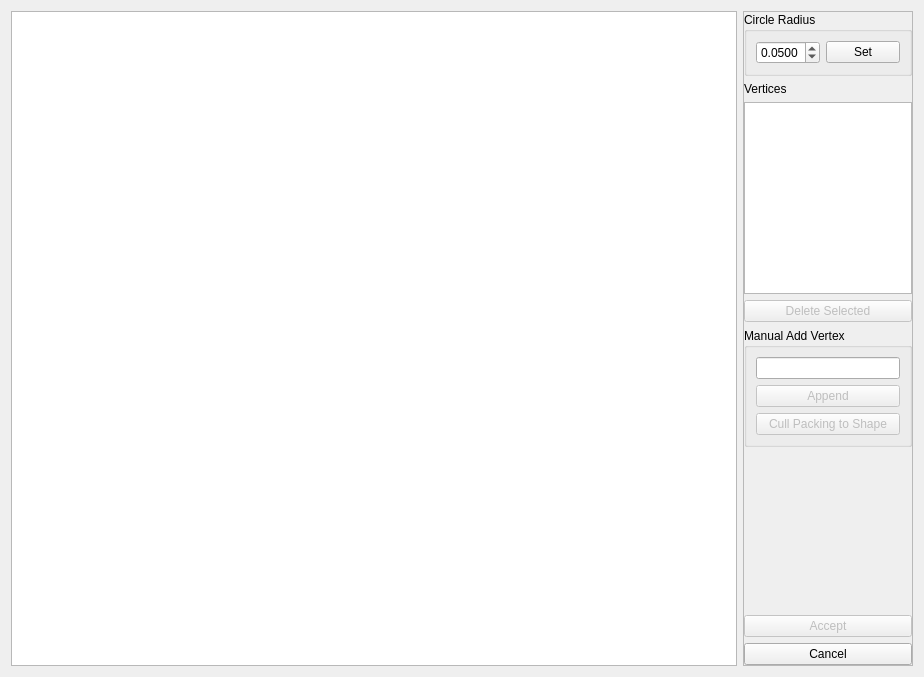
<?xml version="1.0" encoding="UTF-8"?>
<ui version="4.0">
 <class>ShapeSelector</class>
 <widget class="QWidget" name="ShapeSelector">
  <property name="geometry">
   <rect>
    <x>0</x>
    <y>0</y>
    <width>924</width>
    <height>677</height>
   </rect>
  </property>
  <property name="sizeIncrement">
   <size>
    <width>1</width>
    <height>1</height>
   </size>
  </property>
  <property name="cursor">
   <cursorShape>ArrowCursor</cursorShape>
  </property>
  <property name="windowTitle">
   <string>Form</string>
  </property>
  <layout class="QHBoxLayout" name="horizontalLayout">
   <item>
    <widget class="FixedARGraphicsView" name="view">
     <property name="sizePolicy">
      <sizepolicy hsizetype="MinimumExpanding" vsizetype="MinimumExpanding">
       <horstretch>0</horstretch>
       <verstretch>0</verstretch>
      </sizepolicy>
     </property>
     <property name="minimumSize">
      <size>
       <width>500</width>
       <height>500</height>
      </size>
     </property>
     <property name="cursor" stdset="0">
      <cursorShape>CrossCursor</cursorShape>
     </property>
     <property name="sceneRect">
      <rectf>
       <x>0.000000000000000</x>
       <y>0.000000000000000</y>
       <width>0.000000000000000</width>
       <height>0.000000000000000</height>
      </rectf>
     </property>
    </widget>
   </item>
   <item>
    <widget class="QFrame" name="controlFrame">
     <property name="sizePolicy">
      <sizepolicy hsizetype="Preferred" vsizetype="Preferred">
       <horstretch>0</horstretch>
       <verstretch>0</verstretch>
      </sizepolicy>
     </property>
     <property name="minimumSize">
      <size>
       <width>170</width>
       <height>0</height>
      </size>
     </property>
     <property name="maximumSize">
      <size>
       <width>170</width>
       <height>16777215</height>
      </size>
     </property>
     <property name="frameShape">
      <enum>QFrame::StyledPanel</enum>
     </property>
     <property name="frameShadow">
      <enum>QFrame::Raised</enum>
     </property>
     <layout class="QVBoxLayout" name="verticalLayout_2">
      <property name="leftMargin">
       <number>0</number>
      </property>
      <property name="topMargin">
       <number>0</number>
      </property>
      <property name="rightMargin">
       <number>0</number>
      </property>
      <property name="bottomMargin">
       <number>0</number>
      </property>
      <item>
       <widget class="QGroupBox" name="groupBox_2">
        <property name="title">
         <string>Circle Radius</string>
        </property>
        <layout class="QHBoxLayout" name="horizontalLayout_2">
         <item>
          <widget class="QDoubleSpinBox" name="spinCircleRadius">
           <property name="decimals">
            <number>4</number>
           </property>
           <property name="maximum">
            <double>1.000000000000000</double>
           </property>
           <property name="singleStep">
            <double>0.010000000000000</double>
           </property>
           <property name="value">
            <double>0.050000000000000</double>
           </property>
          </widget>
         </item>
         <item>
          <widget class="QPushButton" name="btnRadiusSet">
           <property name="text">
            <string>Set</string>
           </property>
          </widget>
         </item>
        </layout>
       </widget>
      </item>
      <item>
       <widget class="QLabel" name="label_2">
        <property name="text">
         <string>Vertices</string>
        </property>
       </widget>
      </item>
      <item>
       <widget class="QListWidget" name="lstVertices"/>
      </item>
      <item>
       <widget class="QPushButton" name="btnDelete">
        <property name="enabled">
         <bool>false</bool>
        </property>
        <property name="text">
         <string>Delete Selected</string>
        </property>
       </widget>
      </item>
      <item>
       <widget class="QGroupBox" name="groupBox">
        <property name="sizePolicy">
         <sizepolicy hsizetype="Expanding" vsizetype="Preferred">
          <horstretch>0</horstretch>
          <verstretch>0</verstretch>
         </sizepolicy>
        </property>
        <property name="title">
         <string>Manual Add Vertex</string>
        </property>
        <layout class="QVBoxLayout" name="verticalLayout">
         <item>
          <widget class="QLineEdit" name="txtVertex"/>
         </item>
         <item>
          <widget class="QPushButton" name="btnAppend">
           <property name="enabled">
            <bool>false</bool>
           </property>
           <property name="text">
            <string>Append</string>
           </property>
          </widget>
         </item>
         <item>
          <widget class="QPushButton" name="pushButton">
           <property name="enabled">
            <bool>false</bool>
           </property>
           <property name="text">
            <string>Cull Packing to Shape</string>
           </property>
          </widget>
         </item>
        </layout>
       </widget>
      </item>
      <item>
       <spacer name="verticalSpacer">
        <property name="orientation">
         <enum>Qt::Vertical</enum>
        </property>
        <property name="sizeHint" stdset="0">
         <size>
          <width>20</width>
          <height>40</height>
         </size>
        </property>
       </spacer>
      </item>
      <item>
       <widget class="QPushButton" name="btnAccept">
        <property name="enabled">
         <bool>false</bool>
        </property>
        <property name="text">
         <string>Accept</string>
        </property>
       </widget>
      </item>
      <item>
       <widget class="QPushButton" name="btnCancel">
        <property name="text">
         <string>Cancel</string>
        </property>
       </widget>
      </item>
     </layout>
    </widget>
   </item>
  </layout>
 </widget>
 <customwidgets>
  <customwidget>
   <class>FixedARGraphicsView</class>
   <extends>QGraphicsView</extends>
   <header>FixedARGraphicsView.hpp</header>
  </customwidget>
 </customwidgets>
 <resources/>
 <connections/>
</ui>
